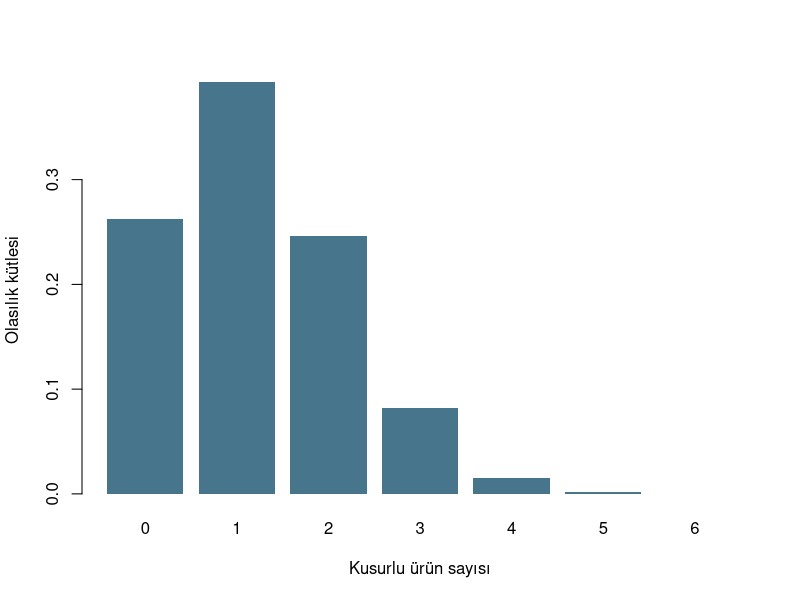
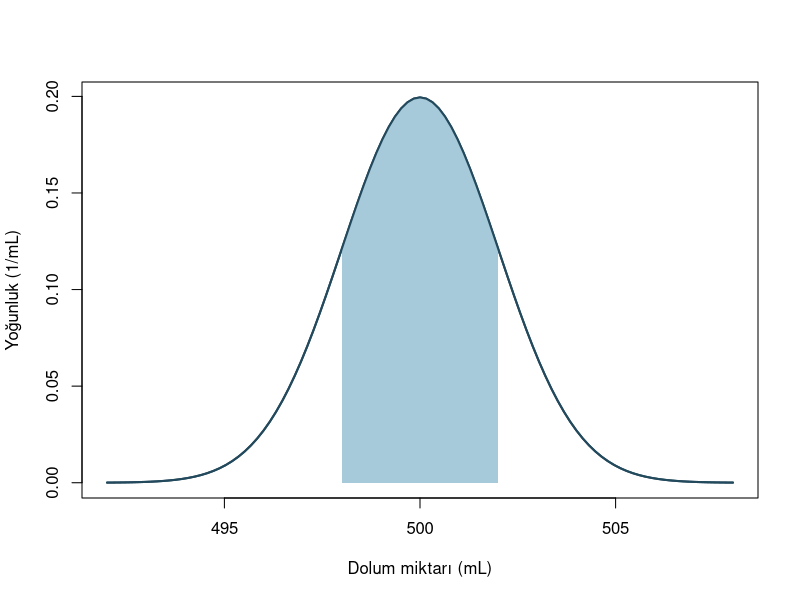

Generate these figures, in order, with R:
## ---- chunk 1
#| label: prob-bayes

toplam <- 10000
yayginlik <- 0.01
duyarlilik <- 0.90
ozgulluk <- 0.95

mevcut <- toplam * yayginlik
yok <- toplam - mevcut
dogru_pozitif <- mevcut * duyarlilik
yanlis_pozitif <- yok * (1 - ozgulluk)

knitr::kable(data.frame(
  durum = c("Mevcut", "Mevcut değil", "Toplam"),
  pozitif = c(dogru_pozitif, yanlis_pozitif,
              dogru_pozitif + yanlis_pozitif),
  negatif = c(mevcut - dogru_pozitif, yok - yanlis_pozitif,
              toplam - dogru_pozitif - yanlis_pozitif)
), col.names = c("Durum", "Pozitif", "Negatif"))

pozitif <- duyarlilik * yayginlik + (1 - ozgulluk) * (1 - yayginlik)
c(sayimla = dogru_pozitif / (dogru_pozitif + yanlis_pozitif),
  bayes_ile = duyarlilik * yayginlik / pozitif)
## ---- chunk 2
#| label: prob-moments

is_sayisi <- 0:2
kutle <- c(0.5, 0.3, 0.2)
beklenen <- sum(is_sayisi * kutle)
varyans <- sum((is_sayisi - beklenen)^2 * kutle)
c(beklenen = beklenen, varyans = varyans,
  kareler_yoluyla = sum(is_sayisi^2 * kutle) - beklenen^2)
## ---- chunk 3
#| label: fig-prob-binomial
#| fig-width: 7
#| fig-height: 3.7
#| fig-cap: "Altı bağımsız kontrolde kusur olasılığı 0,20 ise kusurlu ürün sayısının binom kütleleri. Çubuk yüksekliği tek bir sayının olasılığıdır."
#| fig-alt: "Sıfırdan altıya kadar yedi kusur sayısı yer alıyor. En yüksek kütle bir kusurda, yaklaşık 0,39. İki kusurun kütlesi yaklaşık 0,25. Yükseklikler toplamı bir."

k <- 0:6
binom_kutle <- dbinom(k, size = 6, prob = 0.20)
barplot(binom_kutle, names.arg = k,
              xlab = "Kusurlu ürün sayısı", ylab = "Olasılık kütlesi",
              col = "#47758B", border = NA)
## ---- chunk 4
#| label: prob-poisson

lambda <- 3
c(tam_bes = dpois(5, lambda),
  en_az_bes = ppois(4, lambda, lower.tail = FALSE))
## ---- chunk 5
#| label: fig-prob-normal
#| fig-width: 7.4
#| fig-height: 3.8
#| fig-cap: "500 mL ortalamalı ve 2 mL standart sapmalı normal model. 498–502 mL aralığının olasılığı taralı alandır."
#| fig-alt: "500 mL çevresinde simetrik normal yoğunluk eğrisi. 498 ve 502 mL arasındaki orta bölge boyalı ve alanı yaklaşık 0,683. Dikey eksen mL başına yoğunluk."

mu <- 500
sigma <- 2
curve(dnorm(x, mean = mu, sd = sigma), from = 492, to = 508,
      xlab = "Dolum miktarı (mL)", ylab = "Yoğunluk (1/mL)",
      col = "#23495D", lwd = 2)
bant <- seq(498, 502, length.out = 200)
polygon(c(bant[1], bant, tail(bant, 1)),
        c(0, dnorm(bant, mu, sigma), 0),
        col = "#A7CADA", border = NA)
curve(dnorm(x, mean = mu, sd = sigma), add = TRUE,
      col = "#23495D", lwd = 2)
## ---- chunk 6
#| label: prob-r-queries

c(binom_kutle_2 = dbinom(2, 6, 0.20),
  binom_en_fazla_2 = pbinom(2, 6, 0.20),
  binom_yuzde_95_esigi = qbinom(0.95, 6, 0.20))

c(normal_yogunluk_500 = dnorm(500, mu, sigma),
  normal_en_fazla_502 = pnorm(502, mu, sigma),
  normal_yuzde_95_esigi = qnorm(0.95, mu, sigma))
2 * pnorm(1:3) - 1
## ---- chunk 7
#| label: prob-simulation

set.seed(53)
tekrar <- 50000
kusur <- rbinom(tekrar, size = 6, prob = 0.20)
dolum <- rnorm(tekrar, mean = mu, sd = sigma)

knitr::kable(data.frame(
  olay = c("En az bir kusur", "498–502 mL dolum"),
  teorik = c(1 - dbinom(0, 6, 0.20),
             pnorm(502, mu, sigma) - pnorm(498, mu, sigma)),
  benzetim = c(mean(kusur >= 1),
               mean(dolum >= 498 & dolum <= 502))
), digits = 4)
## ---- chunk 8
#| label: prob-solution-simulation

set.seed(58)
teorik_iki <- pbinom(1, size = 6, prob = 0.20, lower.tail = FALSE)
kusur_tekrar <- rbinom(50000, size = 6, prob = 0.20)
c(teorik = teorik_iki, benzetim = mean(kusur_tekrar >= 2))
